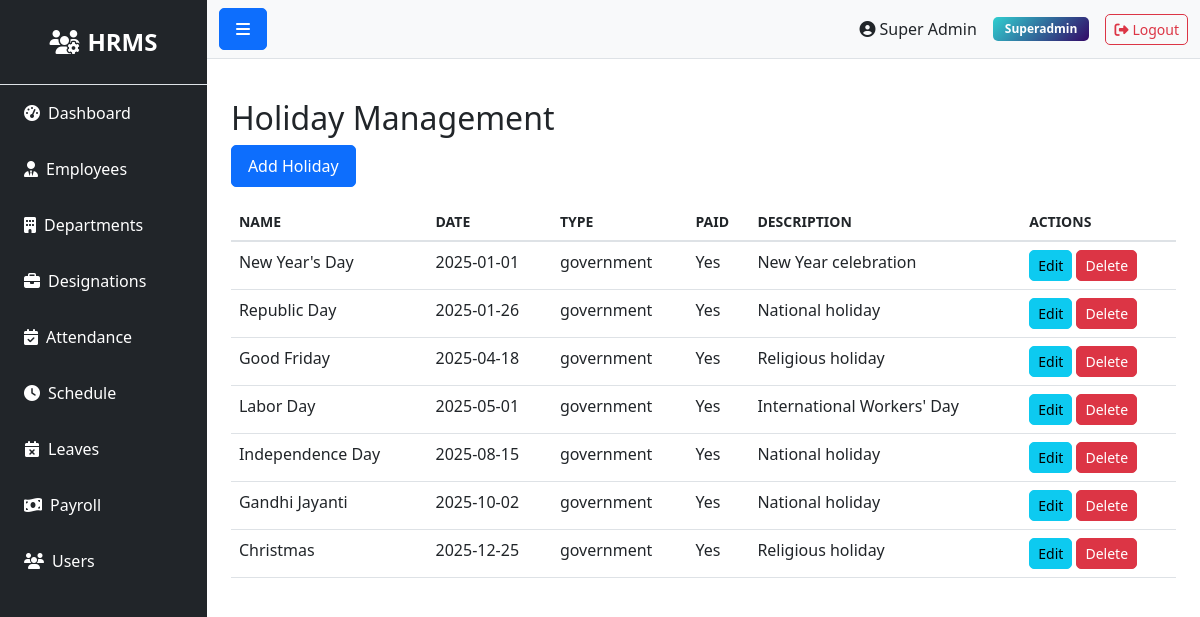
The page /attendance/holidays (signed in) on the database its author committed.
### models.py (models this page shows)
class User(UserMixin, db.Model):
    __tablename__ = 'users'
    id = db.Column(db.Integer, primary_key=True)
    role_id = db.Column(db.Integer, db.ForeignKey('roles.id'), nullable=False)
    name = db.Column(db.String(100), nullable=False)
    email = db.Column(db.String(100), unique=True, nullable=False)
    phone = db.Column(db.String(20))
    status = db.Column(db.String(20), default='active')
    password = db.Column(db.String(255), nullable=False)
    remember_token = db.Column(db.String(100))
    email_verified_at = db.Column(db.DateTime)
    created_at = db.Column(db.DateTime, default=datetime.utcnow)
    updated_at = db.Column(db.DateTime, default=datetime.utcnow, onupdate=datetime.utcnow)

class Role(db.Model):
    __tablename__ = 'roles'
    id = db.Column(db.Integer, primary_key=True)
    name = db.Column(db.String(50), unique=True, nullable=False)
    description = db.Column(db.Text)
    created_at = db.Column(db.DateTime, default=datetime.utcnow)
    updated_at = db.Column(db.DateTime, default=datetime.utcnow, onupdate=datetime.utcnow)
    users = db.relationship('User', backref='role', lazy=True)

class Holiday(db.Model):
    __tablename__ = 'holidays'
    id = db.Column(db.Integer, primary_key=True)
    name = db.Column(db.String(100), nullable=False)
    date = db.Column(db.Date, nullable=False)
    description = db.Column(db.Text)
    type = db.Column(db.String(50))  # 'government', 'company', etc.
    is_paid = db.Column(db.Boolean, default=True)
    created_at = db.Column(db.DateTime, default=datetime.utcnow)
    updated_at = db.Column(db.DateTime, default=datetime.utcnow, onupdate=datetime.utcnow)

### routes/attendance.py (the view)
@bp.route('/holidays')
@login_required
def holidays():
    holidays = Holiday.query.order_by(Holiday.date).all()
    return render_template('admin/attendance/holidays.html', holidays=holidays)

### app.py (called while the page is built)
@login_manager.user_loader
def load_user(user_id):
    try:
        return db.session.get(User, int(user_id))
    except Exception as e:
        app.logger.error(f'Error loading user {user_id}: {str(e)}')
        return None

@app.context_processor
def inject_user():
    return dict(current_user=current_user)

### templates/admin/attendance/holidays.html (shortened to what this page needs)
{% extends "base.html" %}
{% block content %}
<h2>Holiday Management</h2>
<div class="mb-3">
    <a href="{{ url_for('attendance.create_holiday') }}" class="btn btn-primary">Add Holiday</a>
</div>
<div class="table-responsive">
    <table class="table">
        <thead>
            <tr>
                <th>Name</th>
                <th>Date</th>
                <th>Type</th>
                <th>Paid</th>
                <th>Description</th>
                <th>Actions</th>
            </tr>
        </thead>
        <tbody>
            {% for holiday in holidays %}
            <tr>
                <td>{{ holiday.name }}</td>
                <td>{{ holiday.date }}</td>
                <td>{{ holiday.type }}</td>
                <td>{{ 'Yes' if holiday.is_paid else 'No' }}</td>
                <td>{{ holiday.description or '' }}</td>
                <td>
                    <a href="{{ url_for('attendance.edit_holiday', holiday_id=holiday.id) }}" class="btn btn-sm btn-info">Edit</a>
                    <form method="post" action="{{ url_for('attendance.delete_holiday', holiday_id=holiday.id) }}" style="display:inline-block;">
                        <button type="submit" class="btn btn-sm btn-danger" onclick="return confirm('Are you sure you want to delete this holiday?')">Delete</button>
                    </form>
                </td>
            </tr>
            {% endfor %}
        </tbody>
    </table>
</div>
{% endblock %}

### templates/base.html (shortened to what this page needs)
<!DOCTYPE html>
<html lang="en">
<head>
    <link href="https://cdn.jsdelivr.net/npm/bootstrap@5.3.0/dist/css/bootstrap.min.css" rel="stylesheet">
    <link rel="stylesheet" href="https://cdnjs.cloudflare.com/ajax/libs/font-awesome/6.4.0/css/all.min.css">
    <link rel="stylesheet" href="{{ url_for('static', filename='css/style.css') }}">
</head>
<body>
    {% if current_user.is_authenticated %}
    <div class="d-flex" id="wrapper">
        <div class="bg-dark text-white" id="sidebar-wrapper">
            <div class="sidebar-heading text-center py-4 fs-4 fw-bold border-bottom">
                <i class="fas fa-users-cog me-2"></i>HRMS
            </div>
            <div class="list-group list-group-flush">
                <a href="{{ url_for('admin.' + current_user.role.name + '_dashboard') }}" class="list-group-item list-group-item-action bg-dark text-white">
                    <i class="fas fa-tachometer-alt me-2"></i>Dashboard
                </a>
                {% if current_user.role.name in ['superadmin', 'admin', 'hr'] %}
                <a href="{{ url_for('employee.index') }}" class="list-group-item list-group-item-action bg-dark text-white">
                    <i class="fas fa-user-tie me-2"></i>Employees
                </a>
                <a href="{{ url_for('department.index') }}" class="list-group-item list-group-item-action bg-dark text-white">
                    <i class="fas fa-building me-2"></i>Departments
                </a>
                <a href="{{ url_for('designation.index') }}" class="list-group-item list-group-item-action bg-dark text-white">
                    <i class="fas fa-briefcase me-2"></i>Designations
                </a>
                {% endif %}
                {% if current_user.role.name in ['superadmin', 'admin', 'moderator'] %}
                <a href="{{ url_for('attendance.index') }}" class="list-group-item list-group-item-action bg-dark text-white">
                    <i class="fas fa-calendar-check me-2"></i>Attendance
                </a>
                <a href="{{ url_for('schedule.index') }}" class="list-group-item list-group-item-action bg-dark text-white">
                    <i class="fas fa-clock me-2"></i>Schedule
                </a>
                {% endif %}
                {% if current_user.role.name in ['superadmin', 'admin', 'hr'] %}
                <a href="{{ url_for('leave.index') }}" class="list-group-item list-group-item-action bg-dark text-white">
                    <i class="fas fa-calendar-times me-2"></i>Leaves
                </a>
                {% endif %}
                {% if current_user.role.name in ['superadmin', 'admin', 'payroll'] %}
                <a href="{{ url_for('payroll.index') }}" class="list-group-item list-group-item-action bg-dark text-white">
                    <i class="fas fa-money-bill-wave me-2"></i>Payroll
                </a>
                {% endif %}
                {% if current_user.role.name in ['superadmin', 'admin'] %}
                <a href="{{ url_for('user.index') }}" class="list-group-item list-group-item-action bg-dark text-white">
                    <i class="fas fa-users me-2"></i>Users
                </a>
                {% endif %}
            </div>
        </div>
        <div id="page-content-wrapper" class="w-100">
            <nav class="navbar navbar-expand-lg navbar-light bg-light border-bottom">
                <div class="container-fluid">
                    <button class="btn btn-primary" id="menu-toggle">
                        <i class="fas fa-bars"></i>
                    </button>
                    <div class="ms-auto d-flex align-items-center">
                        <span class="me-3">
                            <i class="fas fa-user-circle me-1"></i>{{ current_user.name }}
                        </span>
                        <span class="badge bg-info me-3">{{ current_user.role.name|title }}</span>
                        <a href="{{ url_for('auth.logout') }}" class="btn btn-outline-danger btn-sm">
                            <i class="fas fa-sign-out-alt me-1"></i>Logout
                        </a>
                    </div>
                </div>
            </nav>
            <div class="container-fluid p-4">
                {% block content %}{% endblock %}
            </div>
        </div>
    </div>
    {% endif %}
</body>
</html>

### static/css/style.css (style rules this page uses)
#wrapper { min-height: 100vh; }
#sidebar-wrapper { min-height: 100vh; width: 250px; transition: margin 0.3s ease-in-out; }
#sidebar-wrapper .sidebar-heading { padding: 0.875rem 1.25rem; font-size: 1.2rem; }
#page-content-wrapper { min-width: 0; width: 100%; }
.list-group-item { border: none; padding: 1rem 1.5rem; }
.table { background-color: white; }
.table thead th { border-bottom: 2px solid #dee2e6; font-weight: 600; text-transform: uppercase; font-size: 0.875rem; }
.btn { border-radius: 5px; padding: 0.5rem 1rem; }
.btn-sm { padding: 0.25rem 0.5rem; }
.badge { padding: 0.5em 1em; border-radius: 5px; }
.bg-info { background: linear-gradient(135deg, #30cfd0 0%, #330867 100%) !important; }

### rows shown on the page
User: name "Super Admin"
Role: role.name "Superadmin"
Holiday: name "New Year's Day", date "2025-01-01", type "government", is_paid "Yes", description "New Year celebration"
Holiday: name "Republic Day", date "2025-01-26", type "government", is_paid "Yes", description "National holiday"
Holiday: name "Good Friday", date "2025-04-18", type "government", is_paid "Yes", description "Religious holiday"
Holiday: name "Labor Day", date "2025-05-01", type "government", is_paid "Yes", description "International Workers' Day"
Holiday: name "Independence Day", date "2025-08-15", type "government", is_paid "Yes", description "National holiday"
Holiday: name "Gandhi Jayanti", date "2025-10-02", type "government", is_paid "Yes", description "National holiday"
Holiday: name "Christmas", date "2025-12-25", type "government", is_paid "Yes", description "Religious holiday"
